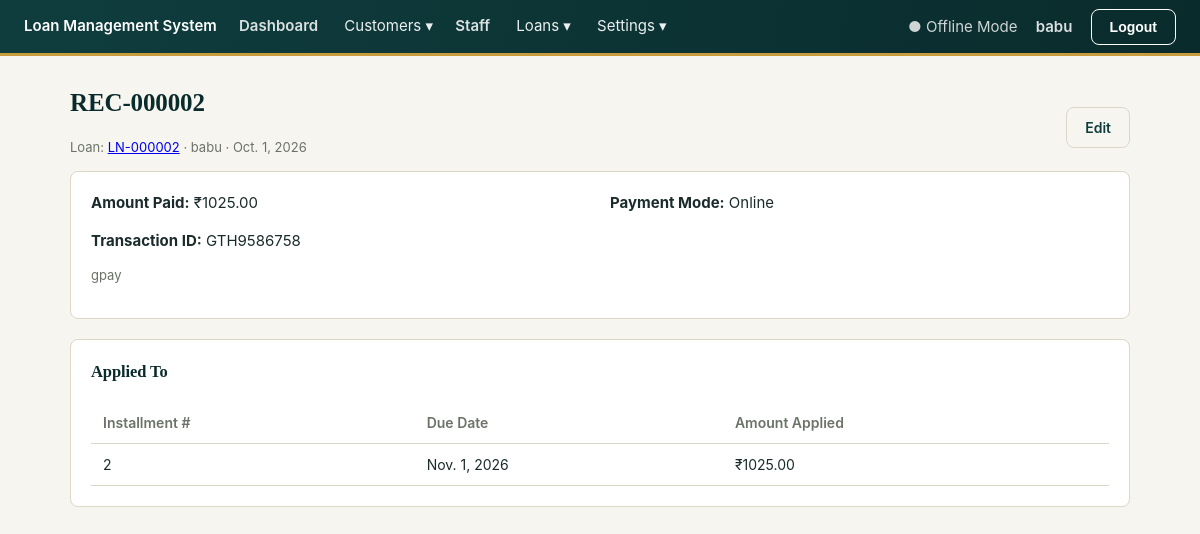
Screenshot of /payments/2/ (signed in) with the database file from the repository.
### core/models.py (models this page shows, shortened)
class SystemSetting(models.Model):
    key = models.CharField(max_length=100, unique=True)
    value = models.TextField(blank=True)

### accounts/models.py (models this page shows, shortened)
class AdminUser(AbstractUser):
    full_name = models.CharField(max_length=150, blank=True)
    session_timeout_minutes = models.PositiveIntegerField(
        default=30,
        help_text="Auto-logout after this many minutes of inactivity.",
    )

### payments/models.py (models this page shows, shortened)
class Payment(models.Model):
    PAYMENT_MODE_CASH = "cash"
    PAYMENT_MODE_ONLINE = "online"
    PAYMENT_MODE_CHOICES = [
        (PAYMENT_MODE_CASH, "Cash"),
        (PAYMENT_MODE_ONLINE, "Online"),
    ]
    """One receipt. amount_paid is whatever is CURRENTLY correct — if
    edited, previous_amount/edited_at record what it was before, per your
    choice to keep the prior value visible rather than a full history."""
    receipt_number = models.CharField(max_length=20, unique=True, editable=False)
    loan = models.ForeignKey(Loan, on_delete=models.PROTECT, related_name="payments")
    payment_date = models.DateField()
    payment_mode = models.CharField(
        max_length=10,
        choices=PAYMENT_MODE_CHOICES,
        default=PAYMENT_MODE_CASH,
    )
    transaction_id = models.CharField(max_length=100, blank=True)
    amount_paid = models.DecimalField(max_digits=12, decimal_places=2)
    previous_amount = models.DecimalField(max_digits=12, decimal_places=2, null=True, blank=True)
    edited_at = models.DateTimeField(null=True, blank=True)
    unallocated_amount = models.DecimalField(
        max_digits=12, decimal_places=2, default=Decimal("0"),
        help_text="Left over if this payment exceeds everything currently owed on the loan.",
    )
    remarks = models.TextField(blank=True)
    created_at = models.DateTimeField(auto_now_add=True)
    class Meta:
        ordering = ["-payment_date", "-created_at"]

class PaymentAllocation(models.Model):
    payment = models.ForeignKey(Payment, on_delete=models.CASCADE, related_name="allocations")
    installment = models.ForeignKey(Installment, on_delete=models.CASCADE, related_name="allocations")
    amount_allocated = models.DecimalField(max_digits=12, decimal_places=2)

### loans/models.py (models this page shows, shortened)
class Loan(models.Model):
    FREQUENCY_DAILY = "daily"
    FREQUENCY_WEEKLY = "weekly"
    FREQUENCY_BIWEEKLY = "biweekly"
    FREQUENCY_MONTHLY = "monthly"
    FREQUENCY_CUSTOM = "custom"
    FREQUENCY_CHOICES = [
        (FREQUENCY_DAILY, "Daily"),
        (FREQUENCY_WEEKLY, "Weekly"),
        (FREQUENCY_BIWEEKLY, "Biweekly"),
        (FREQUENCY_MONTHLY, "Monthly"),
        (FREQUENCY_CUSTOM, "Custom interval"),
    ]
    STATUS_ACTIVE = "active"
    STATUS_COMPLETED = "completed"
    STATUS_CLOSED = "closed"
    STATUS_CANCELLED = "cancelled"
    STATUS_CHOICES = [
        (STATUS_ACTIVE, "Active"),
        (STATUS_COMPLETED, "Completed"),
        (STATUS_CLOSED, "Closed"),
        (STATUS_CANCELLED, "Cancelled"),
    ]
    loan_number = models.CharField(max_length=20, unique=True, editable=False)
    customer = models.ForeignKey(
        "customers.Customer", on_delete=models.PROTECT, related_name="loans"
    )
    assigned_staff = models.ForeignKey(
        "staff.Staff", on_delete=models.SET_NULL, null=True, blank=True, related_name="loans",
        help_text="Staff member responsible for collecting this loan.",
    )
    loan_group = models.ForeignKey(
        LoanGroup, on_delete=models.SET_NULL, null=True, blank=True, related_name="loans"
    )
    loan_type = models.ForeignKey(LoanType, on_delete=models.PROTECT)
    interest_type = models.ForeignKey(InterestType, on_delete=models.PROTECT)
    principal_amount = models.DecimalField(max_digits=12, decimal_places=2)
    interest_rate = models.DecimalField(
        max_digits=5, decimal_places=2, help_text="Annual interest rate, %."
    )
    start_date = models.DateField()
    repayment_frequency = models.CharField(max_length=10, choices=FREQUENCY_CHOICES)
    custom_interval_days = models.PositiveIntegerField(
        null=True, blank=True,
        help_text="Only used when Repayment Frequency = Custom interval.",
    )
    number_of_installments = models.PositiveIntegerField()
    first_due_date = models.DateField()
    purpose = models.CharField(max_length=255, blank=True)
    remarks = models.TextField(blank=True)
    status = models.CharField(max_length=10, choices=STATUS_CHOICES, default=STATUS_ACTIVE)
    total_interest = models.DecimalField(max_digits=12, decimal_places=2, editable=False)
    total_payable = models.DecimalField(max_digits=12, decimal_places=2, editable=False)
    created_at = models.DateTimeField(auto_now_add=True)
    closing_date = models.DateField(null=True, blank=True)
    closing_remarks = models.TextField(blank=True)
    class Meta:
        ordering = ["-created_at"]

class Installment(models.Model):
    STATUS_PENDING = "pending"
    STATUS_PARTIALLY_PAID = "partially_paid"
    STATUS_PAID = "paid"
    STATUS_OVERDUE = "overdue"
    STATUS_CHOICES = [
        (STATUS_PENDING, "Pending"),
        (STATUS_PARTIALLY_PAID, "Partially Paid"),
        (STATUS_PAID, "Paid"),
        (STATUS_OVERDUE, "Overdue"),
    ]
    loan = models.ForeignKey(Loan, on_delete=models.CASCADE, related_name="installments")
    installment_number = models.PositiveIntegerField()
    due_date = models.DateField()
    original_due_date = models.DateField(
        help_text="What the schedule originally generated — kept even if due_date is edited."
    )
    due_amount = models.DecimalField(max_digits=12, decimal_places=2)
    principal_component = models.DecimalField(max_digits=12, decimal_places=2, default=Decimal("0"))
    interest_component = models.DecimalField(max_digits=12, decimal_places=2, default=Decimal("0"))
    paid_amount = models.DecimalField(max_digits=12, decimal_places=2, default=Decimal("0"))
    status = models.CharField(max_length=15, choices=STATUS_CHOICES, default=STATUS_PENDING)
    class Meta:
        ordering = ["installment_number"]
        unique_together = ["loan", "installment_number"]

### customers/models.py (models this page shows, shortened)
class Customer(models.Model):
    GENDER_MALE = "male"
    GENDER_FEMALE = "female"
    GENDER_OTHER = "other"
    GENDER_CHOICES = [
        (GENDER_MALE, "Male"),
        (GENDER_FEMALE, "Female"),
        (GENDER_OTHER, "Other"),
    ]
    MARITAL_SINGLE = "single"
    MARITAL_MARRIED = "married"
    MARITAL_OTHER = "other"
    MARITAL_CHOICES = [
        (MARITAL_SINGLE, "Single"),
        (MARITAL_MARRIED, "Married"),
        (MARITAL_OTHER, "Other"),
    ]
    STATUS_ACTIVE = "active"
    STATUS_INACTIVE = "inactive"
    STATUS_CHOICES = [
        (STATUS_ACTIVE, "Active"),
        (STATUS_INACTIVE, "Inactive"),
    ]
    customer_id = models.CharField(max_length=20, unique=True, editable=False)
    full_name = models.CharField(max_length=150)
    date_of_birth = models.DateField()
    gender = models.CharField(max_length=10, choices=GENDER_CHOICES)
    mobile = models.CharField(max_length=10, validators=[mobile_validator], unique=True)
    alternate_mobile = models.CharField(
        max_length=10, validators=[mobile_validator], blank=True
    )
    email = models.EmailField(blank=True)
    photo = models.ImageField(upload_to="customers/photos/", blank=True, null=True)
    marital_status = models.CharField(max_length=10, choices=MARITAL_CHOICES)
    occupation = models.CharField(max_length=100)
    monthly_income = models.DecimalField(max_digits=12, decimal_places=2)
    father_husband_name = models.CharField(max_length=150)
    permanent_door_no = models.CharField(max_length=50)
    permanent_street = models.CharField(max_length=150)
    permanent_area = models.CharField(max_length=150)
    permanent_village_town = models.CharField(max_length=150)
    permanent_city = models.CharField(max_length=100)
    permanent_district = models.CharField(max_length=100)
    permanent_state = models.CharField(max_length=100)
    permanent_pincode = models.CharField(max_length=6, validators=[pincode_validator])
    same_as_permanent_address = models.BooleanField(default=True)
    current_door_no = models.CharField(max_length=50, blank=True)
    current_street = models.CharField(max_length=150, blank=True)
    current_area = models.CharField(max_length=150, blank=True)
    current_village_town = models.CharField(max_length=150, blank=True)
    current_city = models.CharField(max_length=100, blank=True)
    current_district = models.CharField(max_length=100, blank=True)
    current_state = models.CharField(max_length=100, blank=True)
    current_pincode = models.CharField(max_length=6, blank=True)
    status = models.CharField(max_length=10, choices=STATUS_CHOICES, default=STATUS_ACTIVE)
    default_staff = models.ForeignKey(
        "staff.Staff", on_delete=models.SET_NULL, null=True, blank=True,
        related_name="default_customers",
        help_text="Optional staff member to use as the default when this customer gets a new loan.",
    )
    created_at = models.DateTimeField(auto_now_add=True)
    updated_at = models.DateTimeField(auto_now=True)
    class Meta:
        ordering = ["-created_at"]

### payments/views.py (the view)
# urls.py: path("<int:pk>/", views.payment_detail, name="detail"),
@login_required
def payment_detail(request, pk):
    payment = get_object_or_404(
        Payment.objects.select_related("loan", "loan__customer"), pk=pk
    )
    allocations = payment.allocations.select_related("installment").order_by("installment__installment_number")
    return render(
        request, "payments/payment_detail.html", {"payment": payment, "allocations": allocations}
    )

### core/context_processors.py (called while the page is built)
def system_settings(request):
    return {"company_name": get_setting("company_name")}

### core/models.py (called while the page is built)
def get_setting(key, default=None):
    try:
        return SystemSetting.objects.get(key=key).value
    except SystemSetting.DoesNotExist:
        return DEFAULTS.get(key, default)

### payments/templates/payments/payment_detail.html (shortened to what this page needs)
{% extends "base.html" %}
{% block content %}
<div style="display:flex;justify-content:space-between;align-items:center;">
  <div>
    <h1>{{ payment.receipt_number }}</h1>
    <p class="muted">
      Loan: <a href="{% url 'loans:detail' payment.loan.pk %}">{{ payment.loan.loan_number }}</a>
      · {{ payment.loan.customer.full_name }} · {{ payment.payment_date }}
    </p>
  </div>
  <a href="{% url 'payments:edit' payment.pk %}" class="btn secondary">Edit</a>
</div>
<div class="card">
  <div class="form-grid">
    <div><strong>Amount Paid:</strong> ₹{{ payment.amount_paid }}</div>
    <div><strong>Payment Mode:</strong> {{ payment.get_payment_mode_display }}</div>
    {% if payment.payment_mode == "online" %}<div><strong>Transaction ID:</strong> {{ payment.transaction_id }}</div>{% endif %}
  </div>
  {% if payment.remarks %}<p class="muted">{{ payment.remarks }}</p>{% endif %}
</div>
<div class="card">
  <h3>Applied To</h3>
  <table>
    <thead><tr><th>Installment #</th><th>Due Date</th><th>Amount Applied</th></tr></thead>
    <tbody>
      {% for allocation in allocations %}
        <tr>
          <td>{{ allocation.installment.installment_number }}</td>
          <td>{{ allocation.installment.due_date }}</td>
          <td>₹{{ allocation.amount_allocated }}</td>
        </tr>
      {% empty %}<tr><td colspan="3" class="muted">Not applied to any installment.</td></tr>{% endfor %}
    </tbody>
  </table>
</div>
{% endblock %}

### templates/base.html (shortened to what this page needs)
{% load static %}
<!DOCTYPE html>
<html lang="en">
<head>
  <link rel="stylesheet" href="{% static 'css/app.css' %}">
</head>
<body>
  <div class="topbar">
    <div>
      <a href="{% url 'customers:list' %}">{{ company_name|default:"Loan Management System" }}</a>
      <a href="{% url 'reports:dashboard' %}" style="margin-left:18px;opacity:.85;">Dashboard</a>
      <div class="nav-dropdown">
        <span class="nav-dropdown-toggle">Customers ▾</span>
      </div>
      <a href="{% url 'staff:list' %}" style="margin-left:18px;opacity:.85;;">Staff</a>
      <div class="nav-dropdown">
        <span class="nav-dropdown-toggle">Loans ▾</span>
      </div>
      <div class="nav-dropdown">
        <span class="nav-dropdown-toggle">Settings ▾</span>
      </div>
    </div>
    <div>
      <span style="margin-right:14px; opacity:.8;">● Offline Mode</span>
      {% if user.is_authenticated %}
        <a href="{% url 'accounts:profile' %}" style="color:#fff;opacity:.85;margin-right:14px;">{{ user.full_name|default:user.username }}</a>
        <form method="post" action="{% url 'accounts:logout' %}" style="display:inline">
          <button type="submit" class="btn secondary" style="color:#fff;border-color:#fff;">Logout</button>
        </form>
      {% endif %}
    </div>
  </div>
  <div class="container">
    {% block content %}{% endblock %}
  </div>
</body>
</html>

### static/css/app.css (style rules this page uses)
:root { --color-bg: #f7f5f0; --color-surface: #ffffff; --color-border: #ded7c7; --color-ink: #1b2b2b; --color-muted: #6b7268; --color-primary: #0f3d3e; --color-primary-dark: #0a2b2c; --color-primary-light: #e4efee; --color-accent: #c89b3c; --color-accent-dark: #a57f2c; --color-success: #3f7d58; --color-success-bg: #e7f2ec; --color-danger: #a6402f; --color-danger-bg: #f7e9e6; --color-warning: #b8862f; --color-warning-bg: #f6eedb; --radius: 8px; --radius-lg: 12px; --font: -apple-system, "Segoe UI", Roboto, "Helvetica Neue", Arial, sans-serif; --font-display: Georgia, "Times New Roman", "Noto Serif", serif; }
* { box-sizing: border-box; }
body { margin: 0; font-family: var(--font); background: var(--color-bg); color: var(--color-ink); font-size: 15px; line-height: 1.5; }
h1, h2, h3 { font-family: var(--font-display); font-weight: 700; letter-spacing: -0.005em; margin-top: 0; color: var(--color-primary-dark); }
h1 { font-size: 25px; }
h3 { font-size: 16.5px; font-weight: 700; }
.topbar { background: linear-gradient(100deg, var(--color-primary) 0%, var(--color-primary-dark) 100%); color: #fff; padding: 0 24px; display: flex; justify-content: space-between; align-items: center; border-bottom: 3px solid var(--color-accent); min-height: 56px; }
.topbar a { color: #fff; text-decoration: none; font-weight: 600; }
.container { max-width: 1100px; margin: 28px auto; padding: 0 20px; }
.card { background: var(--color-surface); border: 1px solid var(--color-border); border-radius: var(--radius); padding: 20px; margin-bottom: 20px; transition: box-shadow 0.2s ease, transform 0.2s ease; }
table { width: 100%; border-collapse: collapse; }
th, td { text-align: left; padding: 10px 12px; border-bottom: 1px solid var(--color-border); font-size: 14px; }
th { color: var(--color-muted); font-weight: 600; }
tbody tr { transition: background 0.15s ease; }
.btn { display: inline-block; padding: 9px 18px; border-radius: var(--radius); border: 1px solid var(--color-primary); background: var(--color-primary); color: #fff; text-decoration: none; font-size: 14px; font-weight: 600; cursor: pointer; transition: background 0.15s ease, transform 0.15s ease, box-shadow 0.15s ease; }
.btn.secondary { background: transparent; color: var(--color-primary); border-color: var(--color-border); }
.form-grid { display: grid; grid-template-columns: repeat(2, 1fr); gap: 16px 20px; }
.muted { color: var(--color-muted); font-size: 13px; }
.nav-dropdown { position: relative; display: inline-block; margin-left: 22px; }
.nav-dropdown-toggle { cursor: pointer; opacity: .92; color: #fff; font-size: inherit; user-select: none; }

### rows the page displays
SystemSetting: value "Loan Management System"
AdminUser: full_name "babu"
Payment: receipt_number "REC-000002", loan.loan_number "LN-000002", loan.customer.full_name "babu", payment_date "Oct. 1, 2026", amount_paid "1025.00", payment_mode "Online", transaction_id "GTH9586758", remarks "gpay"
PaymentAllocation: installment.installment_number "2", installment.due_date "Nov. 1, 2026", amount_allocated "1025.00"
